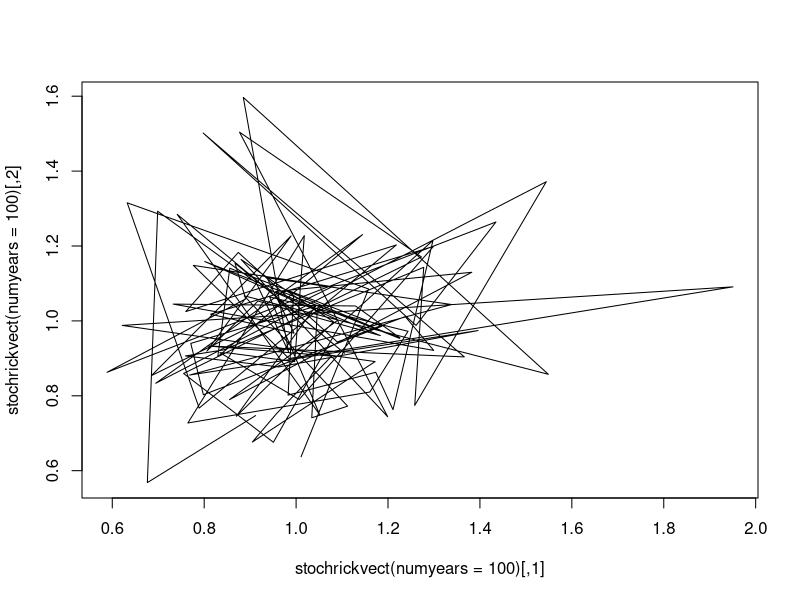

Recreate this plot in R.
#!/usr/bin/env Rscript
# Author: Yuxin Qin yq3018@imperial.ac.uk
# Script: Vectorize2.R
# Description: vectorize and improve the script
# Date: Oct 2018

# Runs the stochastic (with gaussian fluctuations) Ricker Eqn .

rm(list=ls())

stochrick<-function(p0=runif(1000,.5,1.5),r=1.2,K=1,sigma=0.2,numyears=100)
{
  #initialize
  N<-matrix(NA,numyears,length(p0))
  N[1,]<-p0
  
  for (pop in 1:length(p0)) #loop through the populations
  {
    for (yr in 2:numyears) #for each pop, loop through the years
    {
      N[yr,pop]<-N[yr-1,pop]*exp(r*(1-N[yr-1,pop]/K)+rnorm(1,0,sigma))
    }
  }
 return(N)

}

# Now write another function called stochrickvect that vectorizes the above 
# to the extent possible, with improved performance: 
stochrickvect<-function(p0=runif(1000,.5,1.5),r=1.2,K=1,sigma=0.2,numyears=100)
{
  #initialize
  N<-matrix(NA,numyears,length(p0))
  N[1,]<-p0
  
    for (yr in 2:numyears) #for each pop, loop through the years
    {
      N[yr,]<-N[yr-1,]*exp(r*(1-N[yr-1,]/K)+rnorm(length(p0),0,sigma))
    }
  return(N)
  
}
plot(stochrickvect(numyears=100), type="l")

print("Stochastic Ricker takes:")
print(system.time(res2<-stochrick()))
print("Vectorized Stochastic Ricker takes:")
print(system.time(res2<-stochrickvect()))

